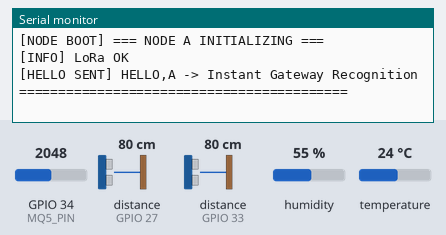
Recording of a sketch running on a simulated ESP32. On the bench: the last lines printed to the serial monitor. Wiring (inferred from the names in the program): 2 × ultrasonic range finder: trigger GPIO 26, echo GPIO 27 / trigger GPIO 32, echo GPIO 33. Inputs (shaded band) come from the test bench; at power-on: distance to the obstacle (sensors on GPIO 27, GPIO 33) 80 cm, temperature 24 °C, GPIO 34 (MQ5_PIN) = 2048, humidity 55 %. The echo pulse lasts 58.3 µs per cm; no radio packets arrive unless stated.

Above: at 1.2 s.
1.3 s: distance to the obstacle (sensor on GPIO 27) set to 2 cm
At 6.1 s:
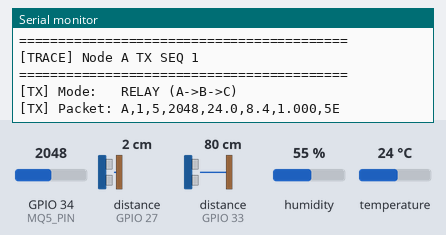
6.6 s: temperature set to 12 °C
At 13.3 s:
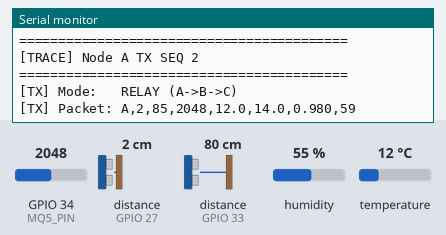
13.6 s: GPIO 34 (MQ5_PIN) set to 2866
At 19.9 s:
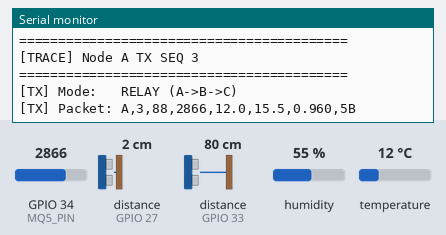
20.9 s: distance to the obstacle (sensor on GPIO 27) set to 4 cm
At 27.6 s:
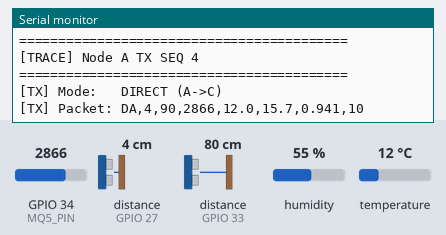
28.0 s: temperature set to 19 °C
At 41.4 s:
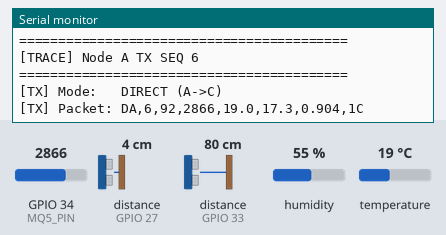
42.0 s: GPIO 34 (MQ5_PIN) set to 3972
At 49.0 s:
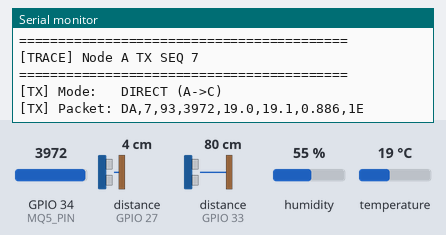
Timing chart, 0 to 50.5 s (numbered marks = the images above; inputs shaded):
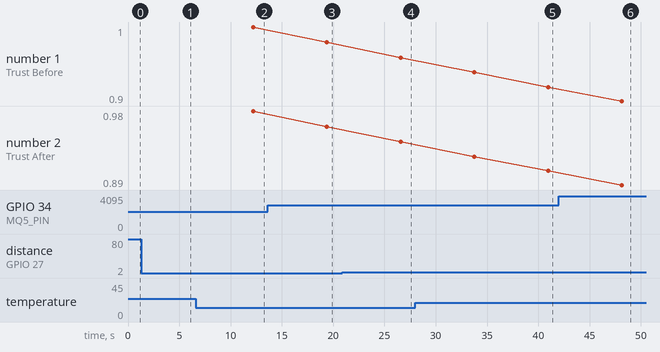

Measured:
- after the input at 6.6 s, the serial monitor: prints a new line after 5.7 s (image 2)
- after the input at 13.6 s, the serial monitor: prints a new line after 5.9 s (image 3)
- after the input at 28.0 s, the serial monitor: prints a new line after 5.9 s (image 5)
- after the input at 42.0 s, the serial monitor: prints a new line after 6.3 s (image 6)

The sketch:

NodeA.ino
```cpp
#include <SPI.h>
#include <LoRa.h>
#include <DHT.h>

// ── Pin Definitions ───────────────────────────────────────────────────────────
#define LORA_NSS  5
#define LORA_RST  14
#define LORA_DIO0 2
#define DHTPIN    25
#define DHTTYPE   DHT11
#define TOP_TRIG  26
#define TOP_ECHO  27
#define MID_TRIG  32
#define MID_ECHO  33
#define MQ5_PIN   34

// ── Constants ─────────────────────────────────────────────────────────────────
#define LORA_FREQ              433E6
#define BIN_MAX_RANGE          40.0f
#define SENSOR_COVERED_THRESH  15.0f
#define SENSOR_BLOCKED_THRESH  5.0f

#define TRUST_INC              0.005f
#define TRUST_DEC              0.01f
#define ACK_TIMEOUT_MS         7000UL
#define MISSES_FOR_DIRECT      3      // 3 misses (~15s) switches to DA
#define HITS_FOR_RELAY         2      // 2 hits in DA mode reverts to Relay

#define SENSOR_READ_INTERVAL   1000UL
#define LORA_TX_INTERVAL       5000UL

// ── Globals ───────────────────────────────────────────────────────────────────
DHT dht(DHTPIN, DHTTYPE);
float         trustAB          = 1.00f;
unsigned long lastSendTime     = 0;
unsigned long lastSensorRead   = 0;
unsigned long sequenceID       = 1;

// Routing state
int           consecutiveMisses = 0;
int           consecutiveHits   = 0;
bool          bOfflineMode      = false;

// Filtered Sensor Values
float topDistFiltered = BIN_MAX_RANGE;
float midDistFiltered = BIN_MAX_RANGE;

// ── Utility Functions ─────────────────────────────────────────────────────────
uint8_t calculateCRC(const char* str) {
    uint8_t crc = 0;
    while (*str) crc ^= *str++;
    return crc;
}

// ── Sensor Reading & Filtering ────────────────────────────────────────────────
float getMedianDistance(int trigPin, int echoPin) {
  float readings[5];
  int validCount = 0;
  for (int i = 0; i < 5; i++) {
    digitalWrite(trigPin, LOW);  delayMicroseconds(2);
    digitalWrite(trigPin, HIGH); delayMicroseconds(10);
    digitalWrite(trigPin, LOW);
    long dur = pulseIn(echoPin, HIGH, 30000); // 30ms timeout
    if (dur > 0) {
      float dist = dur * 0.0343f / 2.0f;
      if (dist >= 2.0f && dist <= 400.0f) {
        readings[validCount++] = dist;
      }
    }
    delay(5);
  }
  if (validCount == 0) return BIN_MAX_RANGE;

  for (int i = 0; i < validCount - 1; i++) {
    for (int j = i + 1; j < validCount; j++) {
      if (readings[i] > readings[j]) {
        float temp = readings[i];
        readings[i] = readings[j];
        readings[j] = temp;
      }
    }
  }
  return readings[validCount / 2];
}

void readAndFilterSensors() {
  float rawTop = getMedianDistance(TOP_TRIG, TOP_ECHO);
  float rawMid = getMedianDistance(MID_TRIG, MID_ECHO);

  // Exponential Moving Average (EMA) for smoothness
  topDistFiltered = (0.2f * rawTop) + (0.8f * topDistFiltered);
  midDistFiltered = (0.2f * rawMid) + (0.8f * midDistFiltered);

  topDistFiltered = constrain(topDistFiltered, 2.0f, BIN_MAX_RANGE);
  midDistFiltered = constrain(midDistFiltered, 2.0f, BIN_MAX_RANGE);
}

int calculateFill(float topDist, float midDist) {
  bool midCovered = (midDist <= SENSOR_COVERED_THRESH);
  bool topCovered = (topDist <= SENSOR_COVERED_THRESH);

  if (topCovered) {
    // 85% to 100% based on top sensor (15.0 down to 2.0)
    float ratio = constrain((SENSOR_COVERED_THRESH - topDist) / (SENSOR_COVERED_THRESH - 2.0f), 0.0f, 1.0f);
    return (int)(85.0f + (ratio * 15.0f));
  }
  else if (midCovered) {
    // 50% to 85% based on top sensor approach (40.0 down to 15.0)
    float ratio = constrain((BIN_MAX_RANGE - topDist) / (BIN_MAX_RANGE - SENSOR_COVERED_THRESH), 0.0f, 1.0f);
    return (int)(50.0f + (ratio * 35.0f));
  }
  else {
    // 5% to 50% based on mid sensor approach (40.0 down to 15.0)
    float ratio = constrain((BIN_MAX_RANGE - midDist) / (BIN_MAX_RANGE - SENSOR_COVERED_THRESH), 0.0f, 1.0f);
    return max(5, (int)(5.0f + (ratio * 45.0f)));
  }
}

float calculateRisk(int fill, int gas, float temp) {
  return (fill * 0.1f) + ((gas / 1000.0f) * 1.5f) + (temp * 0.2f);
}

// ── Setup ─────────────────────────────────────────────────────────────────────
void setup() {
  Serial.begin(115200);
  while (!Serial);
  Serial.println("\n[NODE BOOT] === NODE A INITIALIZING ===");
  pinMode(TOP_TRIG, OUTPUT); pinMode(TOP_ECHO, INPUT);
  pinMode(MID_TRIG, OUTPUT); pinMode(MID_ECHO, INPUT);
  pinMode(MQ5_PIN,  INPUT);
  dht.begin();
  LoRa.setPins(LORA_NSS, LORA_RST, LORA_DIO0);
  if (!LoRa.begin(LORA_FREQ)) { Serial.println("[ERROR] LoRa FAILED!"); while (1); }
  Serial.println("[INFO] LoRa OK");

  // Immediate HELLO announcement
  char helloPkt[16];
  snprintf(helloPkt, sizeof(helloPkt), "HELLO,A");
  LoRa.beginPacket(); LoRa.print(helloPkt); LoRa.endPacket();
  LoRa.receive();
  Serial.println("[HELLO SENT] HELLO,A -> Instant Gateway Recognition");
  Serial.println("==========================================");
}

// ── Loop ──────────────────────────────────────────────────────────────────────
void loop() {
  unsigned long now = millis();

  if (now - lastSensorRead >= SENSOR_READ_INTERVAL) {
    lastSensorRead = now;
    readAndFilterSensors();
  }

  if (now - lastSendTime < LORA_TX_INTERVAL) return;
  lastSendTime = now;

  int   fill = calculateFill(topDistFiltered, midDistFiltered);
  int   gas  = analogRead(MQ5_PIN);
  float temp = dht.readTemperature();
  if (isnan(temp)) temp = 25.0f;
  float risk = calculateRisk(fill, gas, temp);

  // Build Packet Format: TYPE,SEQ,Fill,Gas,Temp,Risk,Trust
  char payload[64];
  const char* typeStr = bOfflineMode ? "DA" : "A";
  snprintf(payload, sizeof(payload), "%s,%lu,%d,%d,%.1f,%.1f,%.3f",
           typeStr, sequenceID, fill, gas, temp, risk, trustAB);

  // Append CRC Checksum
  uint8_t crc = calculateCRC(payload);
  char txPacket[80];
  snprintf(txPacket, sizeof(txPacket), "%s,%02X", payload, crc);

  Serial.println("\n==========================================");
  Serial.print("[TRACE] Node A TX SEQ "); Serial.println(sequenceID);
  Serial.println("==========================================");
  Serial.print("[TX] Mode:   "); Serial.println(bOfflineMode ? "DIRECT (A->C)" : "RELAY (A->B->C)");
  Serial.print("[TX] Packet: "); Serial.println(txPacket);

  LoRa.beginPacket();
  LoRa.print(txPacket);
  LoRa.endPacket();
  LoRa.receive(); // Put radio into continuous receive mode!

  // Wait for ACK
  unsigned long t0 = millis();
  bool ackReceived = false;
  bool relayedAck  = false;

  char expectedAckA[32];
  char expectedAckDA[32];
  snprintf(expectedAckA, sizeof(expectedAckA), "ACK,A,%lu", sequenceID);
  snprintf(expectedAckDA, sizeof(expectedAckDA), "ACK,DA,%lu", sequenceID);

  while (millis() - t0 < ACK_TIMEOUT_MS) {
    int ps = LoRa.parsePacket();
    if (ps) {
      char rxBuf[64] = {0};
      int len = 0;
      while (LoRa.available() && len < 63) {
        char c = (char)LoRa.read();
        if (c != '\r' && c != '\n') rxBuf[len++] = c;
      }
      rxBuf[len] = '\0';

      if (strncmp(rxBuf, expectedAckA, strlen(expectedAckA)) == 0) {
        ackReceived = true; relayedAck = true; break;
      }
      if (strncmp(rxBuf, expectedAckDA, strlen(expectedAckDA)) == 0) {
        ackReceived = true; relayedAck = false; break;
      }
    }
    delay(10);
  }

  unsigned long ackDelay = millis() - t0;

  if (ackReceived) {
    consecutiveMisses = 0;

    // Routing Logic Recovery
    if (bOfflineMode) {
      if (relayedAck) {
        bOfflineMode = false;
        consecutiveHits = 0;
        Serial.println("[ROUTING] Node B recovered -> RELAY MODE");
      } else {
        consecutiveHits++;
        if (consecutiveHits >= HITS_FOR_RELAY) {
          bOfflineMode = false;
          consecutiveHits = 0;
          Serial.println("[ROUTING] Direct mode stable, probing RELAY MODE");
        }
      }
    } else {
      consecutiveHits = 0;
    }
  } else {
    consecutiveHits = 0;
    consecutiveMisses++;
    Serial.println("\n[TRUST DECREASE] Reason: ACK timeout (7000ms)");

    if (!bOfflineMode && consecutiveMisses >= MISSES_FOR_DIRECT) {
      bOfflineMode = true;
      consecutiveMisses = 0;
      Serial.println("[ROUTING] Node B failed -> DIRECT MODE");
    }
  }

  float oldTrust = trustAB;
  // Smooth Moving Average Trust (approx 50 packets)
  trustAB = (0.02f * (ackReceived ? 1.0f : 0.0f)) + (0.98f * trustAB);
  trustAB = constrain(trustAB, 0.00f, 1.00f);

  Serial.println("\n## Node A");
  Serial.print("Packet Sent: "); Serial.println(txPacket);
  Serial.print("Sequence: "); Serial.println(sequenceID);
  Serial.print("ACK Received: "); Serial.println(ackReceived ? "YES" : "NO");
  if (ackReceived) {
    Serial.print("ACK Delay: "); Serial.print(ackDelay); Serial.println(" ms");
  }
  Serial.print("Trust Before: "); Serial.println(oldTrust, 3);
  Serial.print("Trust After: "); Serial.println(trustAB, 3);

  sequenceID++;
}
```
